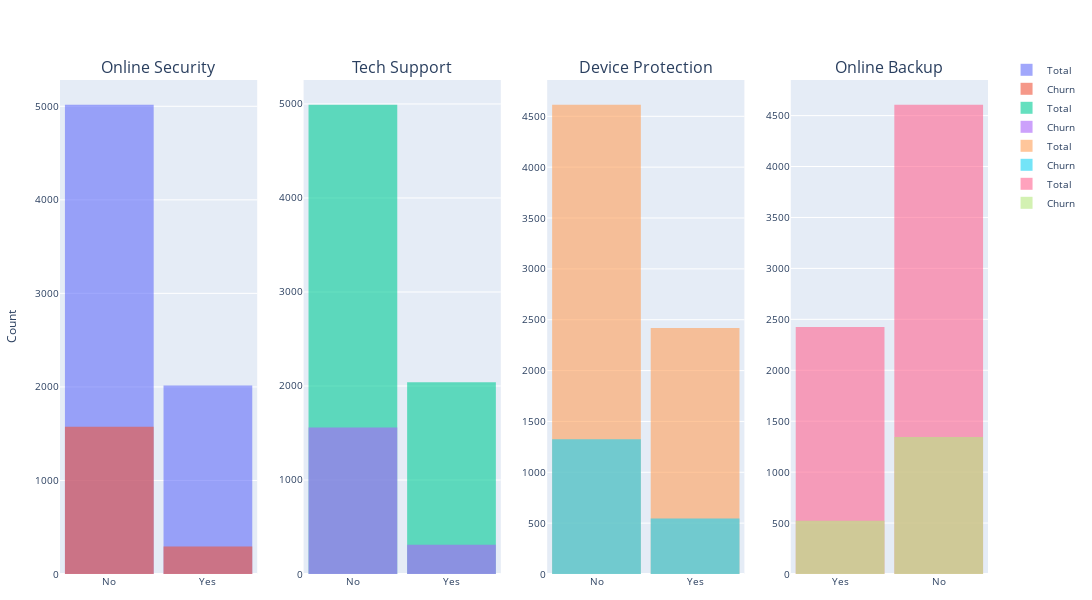

Source (notebook cell):
### Markdown cell above
#### Services Subscriptions vs Churn

The non subscription to services are correlated to higher customer churn.

### Code cell
cust_churn = cust_churn.replace({1:'Yes',0:'No'})

fig = make_subplots(
    rows=1, cols=4,
    subplot_titles=('Online Security','Tech Support', 'Device Protection', 'Online Backup'))

fig.add_trace(go.Histogram(x=cust_churn['Online Security'], opacity=0.6, name='Total'), row=1, col=1)
fig.add_trace(go.Histogram(x=cust_churn[cust_churn['Churn']=='Yes']['Online Security'], opacity=0.6, name='Churn'), row=1, col=1)

fig.add_trace(go.Histogram(x=cust_churn['Tech Support'], opacity=0.6, name='Total'), row=1, col=2)
fig.add_trace(go.Histogram(x=cust_churn[cust_churn['Churn']=='Yes']['Tech Support'], opacity=0.6, name='Churn'), row=1, col=2)

fig.add_trace(go.Histogram(x=cust_churn['Device Protection'], opacity=0.6, name='Total'), row=1, col=3)
fig.add_trace(go.Histogram(x=cust_churn[cust_churn['Churn']=='Yes']['Device Protection'], opacity=0.6, name='Churn'), row=1, col=3)

fig.add_trace(go.Histogram(x=cust_churn['Online Backup'], opacity=0.6, name='Total'), row=1, col=4)
fig.add_trace(go.Histogram(x=cust_churn[cust_churn['Churn']=='Yes']['Online Backup'], opacity=0.6, name='Churn'), row=1, col=4)

fig.update_layout(
    barmode='overlay',  
    bargap=0.1,
    width=1300,   
    height=600,
    margin=dict(l=20, r=20, t=80, b=20),
    yaxis_title='Count',
    font=dict(size=10),
    legend=dict(y=1.05, x=1.02)
)

fig.show()

### Figure 1 — Plotly figure (JSON) as saved in the notebook; plotly's stock layout.template omitted (floating-point values rounded to 4 significant figures; data arrays with more than 128 entries replaced by an {"elided": "..."} marker saying what was removed)
{"data": [{"name": "Total", "opacity": 0.6, "type": "histogram", "x": {"elided": "7032 str values"}, "xaxis": "x", "yaxis": "y"}, {"name": "Churn", "opacity": 0.6, "type": "histogram", "x": {"elided": "1869 str values"}, "xaxis": "x", "yaxis": "y"}, {"name": "Total", "opacity": 0.6, "type": "histogram", "x": {"elided": "7032 str values"}, "xaxis": "x2", "yaxis": "y2"}, {"name": "Churn", "opacity": 0.6, "type": "histogram", "x": {"elided": "1869 str values"}, "xaxis": "x2", "yaxis": "y2"}, {"name": "Total", "opacity": 0.6, "type": "histogram", "x": {"elided": "7032 str values"}, "xaxis": "x3", "yaxis": "y3"}, {"name": "Churn", "opacity": 0.6, "type": "histogram", "x": {"elided": "1869 str values"}, "xaxis": "x3", "yaxis": "y3"}, {"name": "Total", "opacity": 0.6, "type": "histogram", "x": {"elided": "7032 str values"}, "xaxis": "x4", "yaxis": "y4"}, {"name": "Churn", "opacity": 0.6, "type": "histogram", "x": {"elided": "1869 str values"}, "xaxis": "x4", "yaxis": "y4"}], "layout": {"annotations": [{"font": {"size": 16}, "showarrow": false, "text": "Online Security", "x": 0.1062, "xanchor": "center", "xref": "paper", "y": 1, "yanchor": "bottom", "yref": "paper"}, {"font": {"size": 16}, "showarrow": false, "text": "Tech Support", "x": 0.3688, "xanchor": "center", "xref": "paper", "y": 1, "yanchor": "bottom", "yref": "paper"}, {"font": {"size": 16}, "showarrow": false, "text": "Device Protection", "x": 0.6313, "xanchor": "center", "xref": "paper", "y": 1, "yanchor": "bottom", "yref": "paper"}, {"font": {"size": 16}, "showarrow": false, "text": "Online Backup", "x": 0.8938, "xanchor": "center", "xref": "paper", "y": 1, "yanchor": "bottom", "yref": "paper"}], "bargap": 0.1, "barmode": "overlay", "font": {"size": 10}, "height": 600, "legend": {"x": 1.02, "y": 1.05}, "margin": {"b": 20, "l": 20, "r": 20, "t": 80}, "width": 1300, "xaxis": {"anchor": "y", "domain": [0, 0.2125]}, "xaxis2": {"anchor": "y2", "domain": [0.2625, 0.475]}, "xaxis3": {"anchor": "y3", "domain": [0.525, 0.7375]}, "xaxis4": {"anchor": "y4", "domain": [0.7875, 1]}, "yaxis": {"anchor": "x", "domain": [0, 1], "title": {"text": "Count"}}, "yaxis2": {"anchor": "x2", "domain": [0, 1]}, "yaxis3": {"anchor": "x3", "domain": [0, 1]}, "yaxis4": {"anchor": "x4", "domain": [0, 1]}}}
